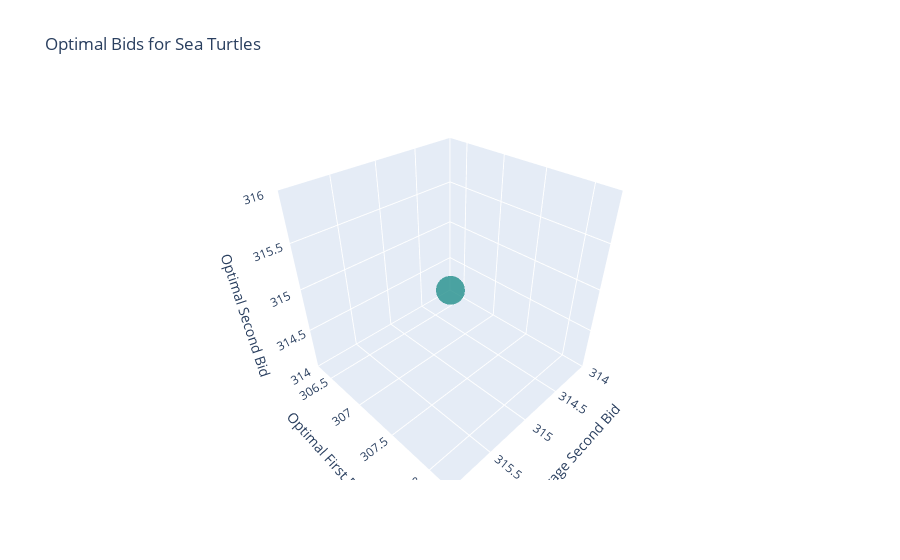

The notebook cell saved with this chart:
### Code cell
average_second_bid = 315

optimal_bid1, optimal_bid2, max_expected_profit, expected_profits = find_optimal_bids(average_second_bid)

print("Optimal First Bid:", optimal_bid1)
print("Optimal Second Bid:", optimal_bid2)
print("Maximum Expected Profit per Flipper:", max_expected_profit)

# Optionally, visualize the result in 3D:
fig = go.Figure(data=[go.Scatter3d(
    x=[result[0] for result in [(average_second_bid, optimal_bid1, optimal_bid2, max_expected_profit)]],  # constant in this case
    y=[optimal_bid1], 
    z=[optimal_bid2],
    mode='markers',
    marker=dict(
        size=10,
        color=[max_expected_profit],
        colorscale='Viridis',
        opacity=0.8
    ),
    text=[f"Average: {average_second_bid}<br>Optimal Bid 1: {optimal_bid1}<br>Optimal Bid 2: {optimal_bid2}<br>Max Profit: {max_expected_profit:.2f}"],
    hoverinfo='text'
)])

fig.update_layout(
    title="Optimal Bids for Sea Turtles",
    scene=dict(
        xaxis_title="Average Second Bid",
        yaxis_title="Optimal First Bid",
        zaxis_title="Optimal Second Bid"
    )
)

fig.show()

### Figure 1 — Plotly figure (JSON) as saved in the notebook; plotly's stock layout.template omitted (floating-point values rounded to 4 significant figures)
{"data": [{"hoverinfo": "text", "marker": {"color": [8.521], "colorscale": [[0, "#440154"], [0.1111, "#482878"], [0.2222, "#3e4989"], [0.3333, "#31688e"], [0.4444, "#26828e"], [0.5556, "#1f9e89"], [0.6667, "#35b779"], [0.7778, "#6ece58"], [0.8889, "#b5de2b"], [1, "#fde725"]], "opacity": 0.8, "size": 10}, "mode": "markers", "text": ["Average: 315<br>Optimal Bid 1: 307.25<br>Optimal Bid 2: 315.0<br>Max Profit: 8.52"], "type": "scatter3d", "x": [315], "y": [307.2], "z": [315]}], "layout": {"scene": {"xaxis": {"title": {"text": "Average Second Bid"}}, "yaxis": {"title": {"text": "Optimal First Bid"}}, "zaxis": {"title": {"text": "Optimal Second Bid"}}}, "title": {"text": "Optimal Bids for Sea Turtles"}}}
